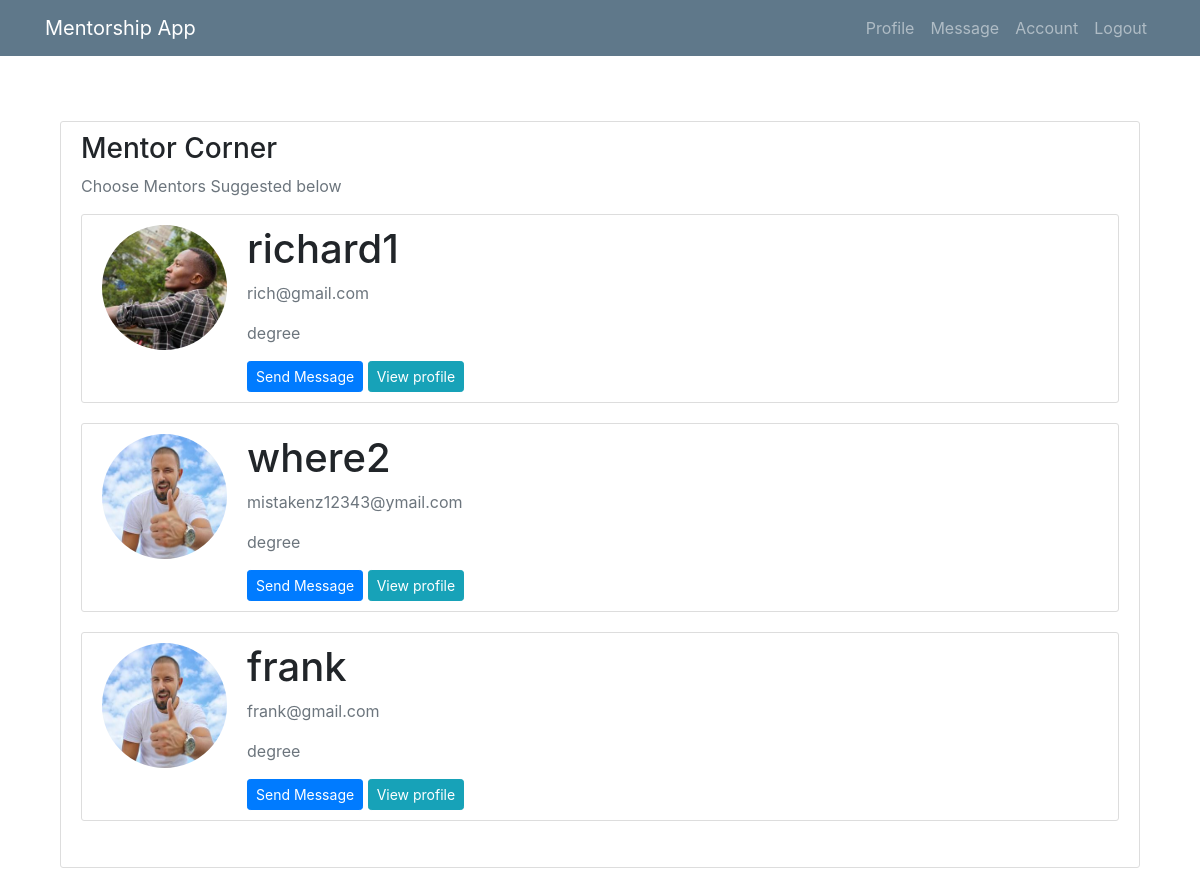
/account/ (signed in), run on the app's committed database.
### mentee/models.py (models this page shows, shortened)
class User(AbstractUser):
    is_mentee = models.BooleanField(default=False)
    is_mentor = models.BooleanField(default=False)

class Profile(models.Model):
    user = models.OneToOneField(User, on_delete=models.CASCADE)
    image = models.ImageField(default='default.jpg', upload_to='profile_pics')
    education = models.CharField(default='degree', max_length=100)

### mentee/views/mentee.py (the view)
# urls.py: path('account/', mentee.AccountList.as_view(), name="account"),
class AccountList(LoginRequiredMixin, UserPassesTestMixin, View):
    def test_func(self):
        return self.request.user.is_mentee
    """
    List all of the Users that we want.
    """
    def get(self, request):
        users = User.objects.all().filter(is_mentor=True)
        context = {
            'users': users,
         }
        return render(request, "menti/account.html", context)

### mentee/templates/menti/account.html
{% extends 'menti/base.html' %}
{% block content %}
<br><br>
   <main role="main" class="container">
      <div class="row">
        <div class="col-md-8">
        </div>
        <div class="col-md-12">
          <div class="content-section">
            <h3>Mentor Corner</h3>
            <p class='text-muted'>Choose Mentors Suggested below
              <ul class="list-group">
               {% for user in users %}
                  <div class="content-section">
      <div class="media">
         <img class="rounded-circle account-img" src="{{ user.profile.image.url }}">
         <div class="media-body">
            <h2 class="account-heading">{{ user.username }}</h2>
            <p class="text-secondary">{{ user.email }}</p>
              <p class="text-secondary">{{ user.profile.education }}</p>
              <a class="btn btn-primary btn-sm" href="{% url 'send' pk=user.pk %}">Send Message</a>
              <a class="btn btn-info btn-sm" href="{% url 'profile-detail' pk=user.pk %}">View profile</a>
         </div>
      </div>
   </div>
              {% endfor%}
              </ul>
            </p>
          </div>
        </div>
      </div>
    </main>
{% endblock %}

### mentee/static/mentee/main.css (style rules this page uses)
body { background: #fafafa; color: #333333; margin-top: 5rem; }
h1, h2, h3, h4, h5, h6 { color: #444444; }
ul { margin: 0; }
.content-section { background: #ffffff; padding: 10px 20px; border: 1px solid #dddddd; border-radius: 3px; margin-bottom: 20px; }
.account-img { height: 125px; width: 125px; margin-right: 20px; margin-bottom: 16px; }
.account-heading { font-size: 2.5rem; }

### data on the page
User: profile.image (picture), username "richard1", email "rich@gmail.com", profile.education "degree"
User: profile.image (placeholder picture), username "where2", email "mistakenz12343@ymail.com", profile.education "degree"
User: profile.image (placeholder picture), username "frank", email "frank@gmail.com", profile.education "degree"
